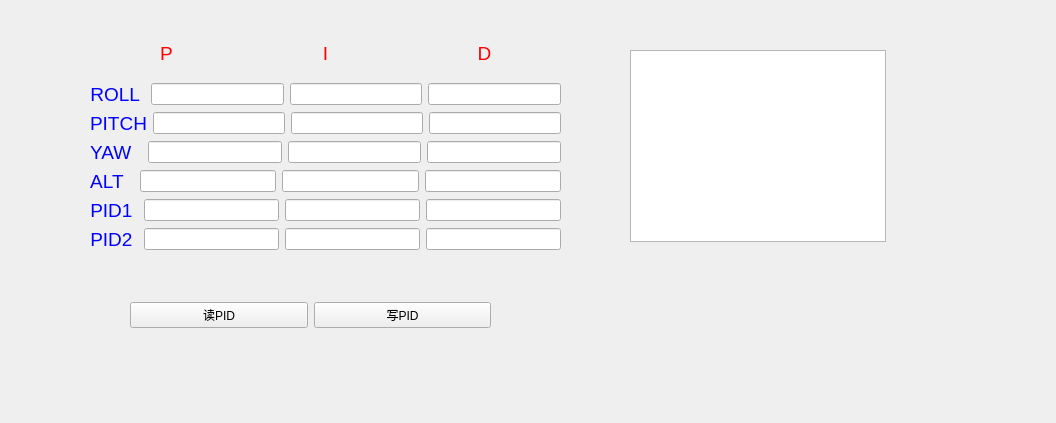
<?xml version="1.0" encoding="UTF-8"?>
<ui version="4.0">
 <class>ShowPID</class>
 <widget class="QWidget" name="ShowPID">
  <property name="geometry">
   <rect>
    <x>0</x>
    <y>0</y>
    <width>1056</width>
    <height>423</height>
   </rect>
  </property>
  <property name="minimumSize">
   <size>
    <width>0</width>
    <height>0</height>
   </size>
  </property>
  <property name="maximumSize">
   <size>
    <width>16777215</width>
    <height>16777215</height>
   </size>
  </property>
  <property name="cursor">
   <cursorShape>ArrowCursor</cursorShape>
  </property>
  <property name="mouseTracking">
   <bool>true</bool>
  </property>
  <property name="windowTitle">
   <string>Form</string>
  </property>
  <property name="layoutDirection">
   <enum>Qt::LeftToRight</enum>
  </property>
  <widget class="QWidget" name="layoutWidget">
   <property name="geometry">
    <rect>
     <x>90</x>
     <y>30</y>
     <width>471</width>
     <height>221</height>
    </rect>
   </property>
   <layout class="QVBoxLayout" name="verticalLayout_2">
    <item>
     <layout class="QHBoxLayout" name="horizontalLayout_6">
      <item>
       <widget class="QLabel" name="label_3">
        <property name="text">
         <string>&lt;!DOCTYPE HTML PUBLIC &quot;-//W3C//DTD HTML 4.0//EN&quot; &quot;http://www.w3.org/TR/REC-html40/strict.dtd&quot;&gt;
&lt;html&gt;&lt;head&gt;&lt;meta name=&quot;qrichtext&quot; content=&quot;1&quot; /&gt;&lt;style type=&quot;text/css&quot;&gt;
p, li { white-space: pre-wrap; }
&lt;/style&gt;&lt;/head&gt;&lt;body style=&quot; font-family:'SimSun'; font-size:9pt; font-weight:400; font-style:normal;&quot;&gt;
&lt;p align=&quot;center&quot; style=&quot; margin-top:0px; margin-bottom:0px; margin-left:0px; margin-right:0px; -qt-block-indent:0; text-indent:0px;&quot;&gt;&lt;span style=&quot; font-size:14pt; color:#ff0000;&quot;&gt;P&lt;/span&gt;&lt;/p&gt;&lt;/body&gt;&lt;/html&gt;</string>
        </property>
       </widget>
      </item>
      <item>
       <widget class="QLabel" name="label_2">
        <property name="text">
         <string>&lt;!DOCTYPE HTML PUBLIC &quot;-//W3C//DTD HTML 4.0//EN&quot; &quot;http://www.w3.org/TR/REC-html40/strict.dtd&quot;&gt;
&lt;html&gt;&lt;head&gt;&lt;meta name=&quot;qrichtext&quot; content=&quot;1&quot; /&gt;&lt;style type=&quot;text/css&quot;&gt;
p, li { white-space: pre-wrap; }
&lt;/style&gt;&lt;/head&gt;&lt;body style=&quot; font-family:'SimSun'; font-size:9pt; font-weight:400; font-style:normal;&quot;&gt;
&lt;p align=&quot;center&quot; style=&quot; margin-top:0px; margin-bottom:0px; margin-left:0px; margin-right:0px; -qt-block-indent:0; text-indent:0px;&quot;&gt;&lt;span style=&quot; font-size:14pt; color:#ff0000;&quot;&gt;I&lt;/span&gt;&lt;/p&gt;&lt;/body&gt;&lt;/html&gt;</string>
        </property>
       </widget>
      </item>
      <item>
       <widget class="QLabel" name="label">
        <property name="text">
         <string>&lt;!DOCTYPE HTML PUBLIC &quot;-//W3C//DTD HTML 4.0//EN&quot; &quot;http://www.w3.org/TR/REC-html40/strict.dtd&quot;&gt;
&lt;html&gt;&lt;head&gt;&lt;meta name=&quot;qrichtext&quot; content=&quot;1&quot; /&gt;&lt;style type=&quot;text/css&quot;&gt;
p, li { white-space: pre-wrap; }
&lt;/style&gt;&lt;/head&gt;&lt;body style=&quot; font-family:'SimSun'; font-size:9pt; font-weight:400; font-style:normal;&quot;&gt;
&lt;p align=&quot;center&quot; style=&quot; margin-top:0px; margin-bottom:0px; margin-left:0px; margin-right:0px; -qt-block-indent:0; text-indent:0px;&quot;&gt;&lt;span style=&quot; font-size:14pt; color:#ff0000;&quot;&gt;D&lt;/span&gt;&lt;/p&gt;&lt;/body&gt;&lt;/html&gt;</string>
        </property>
       </widget>
      </item>
     </layout>
    </item>
    <item>
     <layout class="QVBoxLayout" name="verticalLayout">
      <item>
       <layout class="QHBoxLayout" name="horizontalLayout">
        <item>
         <widget class="QLabel" name="label_7">
          <property name="text">
           <string>&lt;!DOCTYPE HTML PUBLIC &quot;-//W3C//DTD HTML 4.0//EN&quot; &quot;http://www.w3.org/TR/REC-html40/strict.dtd&quot;&gt;
&lt;html&gt;&lt;head&gt;&lt;meta name=&quot;qrichtext&quot; content=&quot;1&quot; /&gt;&lt;style type=&quot;text/css&quot;&gt;
p, li { white-space: pre-wrap; }
&lt;/style&gt;&lt;/head&gt;&lt;body style=&quot; font-family:'SimSun'; font-size:9pt; font-weight:400; font-style:normal;&quot;&gt;
&lt;p align=&quot;center&quot; style=&quot; margin-top:0px; margin-bottom:0px; margin-left:0px; margin-right:0px; -qt-block-indent:0; text-indent:0px;&quot;&gt;&lt;span style=&quot; font-size:14pt; color:#0000ff;&quot;&gt;ROLL &lt;/span&gt;&lt;/p&gt;&lt;/body&gt;&lt;/html&gt;</string>
          </property>
         </widget>
        </item>
        <item>
         <widget class="QLineEdit" name="ROLL_P"/>
        </item>
        <item>
         <widget class="QLineEdit" name="ROLL_I"/>
        </item>
        <item>
         <widget class="QLineEdit" name="ROLL_D"/>
        </item>
       </layout>
      </item>
      <item>
       <layout class="QHBoxLayout" name="horizontalLayout_3">
        <item>
         <widget class="QLabel" name="label_9">
          <property name="text">
           <string>&lt;!DOCTYPE HTML PUBLIC &quot;-//W3C//DTD HTML 4.0//EN&quot; &quot;http://www.w3.org/TR/REC-html40/strict.dtd&quot;&gt;
&lt;html&gt;&lt;head&gt;&lt;meta name=&quot;qrichtext&quot; content=&quot;1&quot; /&gt;&lt;style type=&quot;text/css&quot;&gt;
p, li { white-space: pre-wrap; }
&lt;/style&gt;&lt;/head&gt;&lt;body style=&quot; font-family:'SimSun'; font-size:9pt; font-weight:400; font-style:normal;&quot;&gt;
&lt;p align=&quot;center&quot; style=&quot; margin-top:0px; margin-bottom:0px; margin-left:0px; margin-right:0px; -qt-block-indent:0; text-indent:0px;&quot;&gt;&lt;span style=&quot; font-size:14pt; color:#0000ff;&quot;&gt;PITCH&lt;/span&gt;&lt;/p&gt;&lt;/body&gt;&lt;/html&gt;</string>
          </property>
         </widget>
        </item>
        <item>
         <widget class="QLineEdit" name="PITCH_P"/>
        </item>
        <item>
         <widget class="QLineEdit" name="PITCH_I"/>
        </item>
        <item>
         <widget class="QLineEdit" name="PITCH_D"/>
        </item>
       </layout>
      </item>
      <item>
       <layout class="QHBoxLayout" name="horizontalLayout_2">
        <item>
         <widget class="QLabel" name="label_8">
          <property name="text">
           <string>&lt;!DOCTYPE HTML PUBLIC &quot;-//W3C//DTD HTML 4.0//EN&quot; &quot;http://www.w3.org/TR/REC-html40/strict.dtd&quot;&gt;
&lt;html&gt;&lt;head&gt;&lt;meta name=&quot;qrichtext&quot; content=&quot;1&quot; /&gt;&lt;style type=&quot;text/css&quot;&gt;
p, li { white-space: pre-wrap; }
&lt;/style&gt;&lt;/head&gt;&lt;body style=&quot; font-family:'SimSun'; font-size:9pt; font-weight:400; font-style:normal;&quot;&gt;
&lt;p align=&quot;center&quot; style=&quot; margin-top:0px; margin-bottom:0px; margin-left:0px; margin-right:0px; -qt-block-indent:0; text-indent:0px;&quot;&gt;&lt;span style=&quot; font-size:14pt; color:#0000ff;&quot;&gt;YAW  &lt;/span&gt;&lt;/p&gt;&lt;/body&gt;&lt;/html&gt;</string>
          </property>
         </widget>
        </item>
        <item>
         <widget class="QLineEdit" name="YAW_P"/>
        </item>
        <item>
         <widget class="QLineEdit" name="YAW_I"/>
        </item>
        <item>
         <widget class="QLineEdit" name="YAW_D"/>
        </item>
       </layout>
      </item>
      <item>
       <layout class="QHBoxLayout" name="horizontalLayout_8">
        <item>
         <widget class="QLabel" name="label_10">
          <property name="text">
           <string>&lt;!DOCTYPE HTML PUBLIC &quot;-//W3C//DTD HTML 4.0//EN&quot; &quot;http://www.w3.org/TR/REC-html40/strict.dtd&quot;&gt;
&lt;html&gt;&lt;head&gt;&lt;meta name=&quot;qrichtext&quot; content=&quot;1&quot; /&gt;&lt;style type=&quot;text/css&quot;&gt;
p, li { white-space: pre-wrap; }
&lt;/style&gt;&lt;/head&gt;&lt;body style=&quot; font-family:'SimSun'; font-size:9pt; font-weight:400; font-style:normal;&quot;&gt;
&lt;p align=&quot;center&quot; style=&quot; margin-top:0px; margin-bottom:0px; margin-left:0px; margin-right:0px; -qt-block-indent:0; text-indent:0px;&quot;&gt;&lt;span style=&quot; font-size:14pt; color:#0000ff;&quot;&gt;ALT  &lt;/span&gt;&lt;/p&gt;&lt;/body&gt;&lt;/html&gt;</string>
          </property>
         </widget>
        </item>
        <item>
         <widget class="QLineEdit" name="ALT_P"/>
        </item>
        <item>
         <widget class="QLineEdit" name="ALT_I"/>
        </item>
        <item>
         <widget class="QLineEdit" name="ALT_D"/>
        </item>
       </layout>
      </item>
      <item>
       <layout class="QHBoxLayout" name="horizontalLayout_4">
        <item>
         <widget class="QLabel" name="label_5">
          <property name="text">
           <string>&lt;!DOCTYPE HTML PUBLIC &quot;-//W3C//DTD HTML 4.0//EN&quot; &quot;http://www.w3.org/TR/REC-html40/strict.dtd&quot;&gt;
&lt;html&gt;&lt;head&gt;&lt;meta name=&quot;qrichtext&quot; content=&quot;1&quot; /&gt;&lt;style type=&quot;text/css&quot;&gt;
p, li { white-space: pre-wrap; }
&lt;/style&gt;&lt;/head&gt;&lt;body style=&quot; font-family:'SimSun'; font-size:9pt; font-weight:400; font-style:normal;&quot;&gt;
&lt;p align=&quot;center&quot; style=&quot; margin-top:0px; margin-bottom:0px; margin-left:0px; margin-right:0px; -qt-block-indent:0; text-indent:0px;&quot;&gt;&lt;span style=&quot; font-size:14pt; color:#0000ff;&quot;&gt;PID1 &lt;/span&gt;&lt;/p&gt;&lt;/body&gt;&lt;/html&gt;</string>
          </property>
         </widget>
        </item>
        <item>
         <widget class="QLineEdit" name="PID1_P"/>
        </item>
        <item>
         <widget class="QLineEdit" name="PID1_I"/>
        </item>
        <item>
         <widget class="QLineEdit" name="PID1_D"/>
        </item>
       </layout>
      </item>
      <item>
       <layout class="QHBoxLayout" name="horizontalLayout_5">
        <item>
         <widget class="QLabel" name="label_4">
          <property name="text">
           <string>&lt;!DOCTYPE HTML PUBLIC &quot;-//W3C//DTD HTML 4.0//EN&quot; &quot;http://www.w3.org/TR/REC-html40/strict.dtd&quot;&gt;
&lt;html&gt;&lt;head&gt;&lt;meta name=&quot;qrichtext&quot; content=&quot;1&quot; /&gt;&lt;style type=&quot;text/css&quot;&gt;
p, li { white-space: pre-wrap; }
&lt;/style&gt;&lt;/head&gt;&lt;body style=&quot; font-family:'SimSun'; font-size:9pt; font-weight:400; font-style:normal;&quot;&gt;
&lt;p align=&quot;center&quot; style=&quot; margin-top:0px; margin-bottom:0px; margin-left:0px; margin-right:0px; -qt-block-indent:0; text-indent:0px;&quot;&gt;&lt;span style=&quot; font-size:14pt; color:#0000ff;&quot;&gt;PID2 &lt;/span&gt;&lt;/p&gt;&lt;/body&gt;&lt;/html&gt;</string>
          </property>
         </widget>
        </item>
        <item>
         <widget class="QLineEdit" name="PID2_P"/>
        </item>
        <item>
         <widget class="QLineEdit" name="PID2_I"/>
        </item>
        <item>
         <widget class="QLineEdit" name="PID2_D"/>
        </item>
       </layout>
      </item>
     </layout>
    </item>
   </layout>
  </widget>
  <widget class="QWidget" name="layoutWidget">
   <property name="geometry">
    <rect>
     <x>130</x>
     <y>290</y>
     <width>361</width>
     <height>51</height>
    </rect>
   </property>
   <layout class="QHBoxLayout" name="horizontalLayout_7">
    <item>
     <widget class="QPushButton" name="ReadPID">
      <property name="text">
       <string>读PID</string>
      </property>
     </widget>
    </item>
    <item>
     <widget class="QPushButton" name="WritePID">
      <property name="text">
       <string>写PID</string>
      </property>
     </widget>
    </item>
   </layout>
  </widget>
  <widget class="QGraphicsView" name="graphicsView">
   <property name="geometry">
    <rect>
     <x>630</x>
     <y>50</y>
     <width>256</width>
     <height>192</height>
    </rect>
   </property>
  </widget>
 </widget>
 <resources/>
 <connections/>
</ui>
